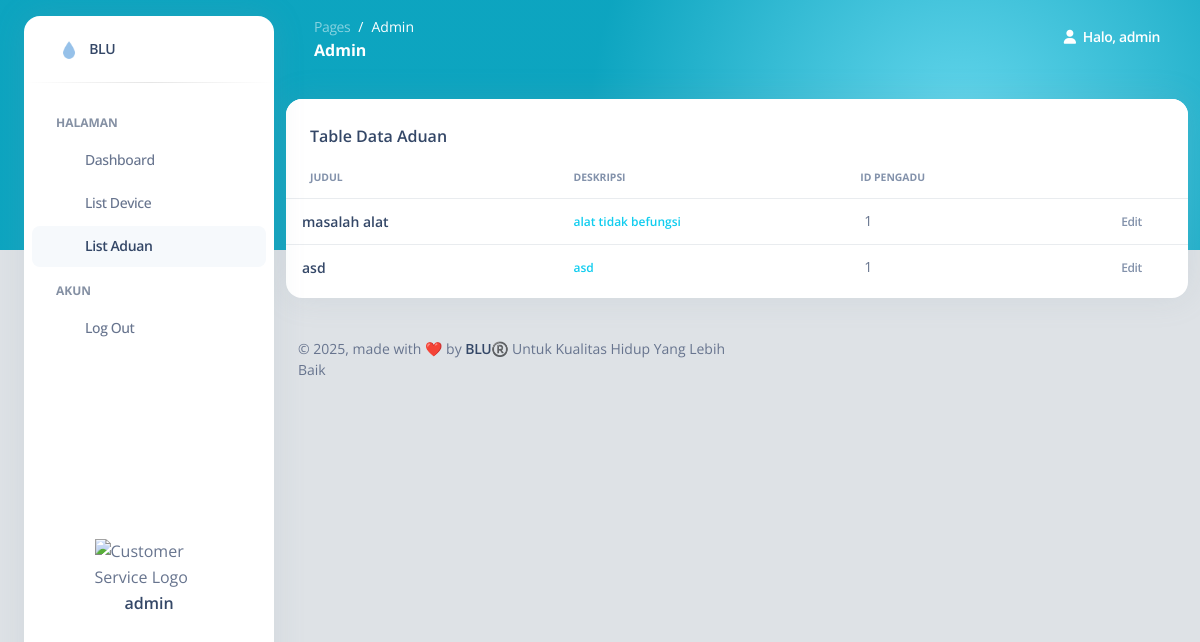
The app's page /pages/admin/listaduan.php (signed in) with its own data.
### tables this page shows
CREATE TABLE `users` (
  `id_user` int(10) NOT NULL,
  `nama` varchar(20) NOT NULL,
  `email` varchar(20) NOT NULL,
  `password` varchar(20) NOT NULL,
  `id_device` int(10) UNSIGNED DEFAULT NULL,
  `role` varchar(20) NOT NULL DEFAULT 'user'
);

CREATE TABLE `keluhan` (
  `id_keluhan` int(11) NOT NULL,
  `judul` varchar(20) NOT NULL,
  `deskripsi` varchar(150) NOT NULL,
  `id_user` int(11) DEFAULT NULL
);

### pages/admin/listaduan.php (the view, shortened to what this page needs)
<?php
include "../../classes/koneksi.php";
$id_user = $_SESSION['id_user'];
$query_user = $koneksi->query("SELECT * FROM users WHERE id_user = '$id_user'");
$data_user = $query_user->fetch_assoc();
?>
<!DOCTYPE html>
<html lang="en">
<head>
  <link href="https://demos.creative-tim.com/argon-dashboard-pro/assets/css/nucleo-icons.css" rel="stylesheet" />
  <link href="https://demos.creative-tim.com/argon-dashboard-pro/assets/css/nucleo-svg.css" rel="stylesheet" />
  <link id="pagestyle" href="../../assets/css/argon-dashboard.css?v=2.1.0" rel="stylesheet" />
</head>
<body class="g-sidenav-show  bg-gray-300">
  <aside class="sidenav bg-white navbar navbar-vertical navbar-expand-xs border-0 border-radius-xl my-3 fixed-start ms-4 " id="sidenav-main">
    <div class="sidenav-header">
      <a class="navbar-brand m-0" href="" target="_blank">
      <img src="../../assets/img/bluicon.png" width="26px" height="26px" class="navbar-brand-img h-100" alt="main_logo">
        <span class="ms-1 font-weight-bold"> BLU </span>
      </a>
    </div>
    <hr class="horizontal dark mt-0">
    <div class="collapse navbar-collapse  w-auto " id="sidenav-collapse-main">
      <ul class="navbar-nav">
      <li class="nav-item mt-3">
          <h6 class="ps-4 ms-2 text-uppercase text-xs font-weight-bolder opacity-6">Halaman </h6>
        </li>
        <li class="nav-item">
          <a class="nav-link " href="dashboard.php">
            <div class="icon icon-shape icon-sm border-radius-md text-center me-2 d-flex align-items-center justify-content-center">
            </div>
            <span class="nav-link-text ms-1">Dashboard</span>
          </a>
        </li>
        <li class="nav-item">
          <a class="nav-link " href="listdevice.php">
            <div class="icon icon-shape icon-sm border-radius-md text-center me-2 d-flex align-items-center justify-content-center">
            </div>
            <span class="nav-link-text ms-1">List Device</span>
          </a>
        </li>
        <li class="nav-item">
          <a class="nav-link active " href="listaduan.php">
            <div class="icon icon-shape icon-sm border-radius-md text-center me-2 d-flex align-items-center justify-content-center">
            </div>
            <span class="nav-link-text ms-1">List Aduan</span>
          </a>
        </li>
        <li class="nav-item mt-3">
          <h6 class="ps-4 ms-2 text-uppercase text-xs font-weight-bolder opacity-6">Akun </h6>
        </li>
        <li class="nav-item">
          <a class="nav-link " href="../../classes/logout.php">
            <div class="icon icon-shape icon-sm border-radius-md text-center me-2 d-flex align-items-center justify-content-center">
            </div>
            <span class="nav-link-text ms-1">Log Out</span>
          </a>
        </li>
      </ul>
    </div>
    <div class="sidenav-footer mx-3 ">
      <div class="card card-plain shadow-none" id="sidenavCard">
        <img class="w-50 mx-auto" src="https://cdn-icons-gif.flaticon.com/17576/17576973.gif" alt="Customer Service Logo">
        <div class="card-body text-center p-3 w-100 pt-0">
          <div class="docs-info">
            <h6 class="mb-0">
            <?php echo isset($data_user['nama']) ? $data_user['nama'] : 'Data tidak tersedia'; ?>
            </h6>
          </div>
        </div>
  </aside>
  <main class="main-content position-relative border-radius-lg ">
       <nav class="navbar navbar-main navbar-expand-lg px-0 mx-4 shadow-none border-radius-xl " id="navbarBlur" data-scroll="false">
      <div class="container-fluid py-1 px-3">
        <nav aria-label="breadcrumb">
          <ol class="breadcrumb bg-transparent mb-0 pb-0 pt-1 px-0 me-sm-6 me-5">
            <li class="breadcrumb-item text-sm"><a class="opacity-5 text-white" href="javascript:;">Pages</a></li>
            <li class="breadcrumb-item text-sm text-white active" aria-current="page">Admin</li>
          </ol>
          <h6 class="font-weight-bolder text-white mb-0">Admin</h6>
        </nav>
          <ul class="navbar-nav  justify-content-end">
            <li class="nav-item d-flex align-items-center">
              <a href="javascript:;" class="nav-link text-white font-weight-bold px-0">
                <i class="fa fa-user me-sm-1"></i>
                <span class="d-sm-inline d-none">
                Halo, <?php echo isset($data_user['nama']) ? $data_user['nama'] : 'Data tidak tersedia'; ?>
              </span>
              </a>
            </li>
          </ul>
        </div>
    </nav>
    <div class="container-fluid py-4">
  <div class="row">
    <div class="col-12">
      <div class="card mb-4">
        <div class="card-header pb-0">
    <h6>Table Data Aduan</h6>
</div>
<div class="card-body px-0 pt-0 pb-2">
    <div class="table-responsive p-0">
        <table class="table align-items-center mb-0">
            <thead>
                <tr>
                    <th class="text-uppercase text-secondary text-xxs font-weight-bolder opacity-10">Judul</th>
                    <th class="text-uppercase text-secondary text-xxs font-weight-bolder opacity-10 ps-2">Deskripsi</th>
                    <th class="text-uppercase text-secondary text-xxs font-weight-bolder opacity-10 ps-1">ID Pengadu</th>
                    <th class="text-secondary opacity-7"></th>
                </tr>
            </thead>
            <tbody>
                <?php
                include '../../classes/koneksi.php';
                $query = "SELECT id_keluhan, judul, deskripsi, id_user FROM keluhan";
                $result = mysqli_query($koneksi, $query);
                if (mysqli_num_rows($result) > 0) {
                    while ($row = mysqli_fetch_assoc($result)) {
                        echo "<tr>
                                <td>
                                    <div class='d-flex px-2 py-1'>
                                        <div class='d-flex flex-column justify-content-center'>
                                            <h6 class='mb-0 text-sm'>{$row['judul']}</h6>
                                        </div>
                                    </div>
                                </td>
                                <td>
                                    <p class='text-xs text-info font-weight-bold mb-0'>{$row['deskripsi']}</p>
                                </td>
                                <td class='align-middle'>
                                    <span class='mb-0 text-sm'>{$row['id_user']}</span>
                                </td>
                                <td class='align-middle text-center'>
                                    <a href='lihat_keluhan.php?id_keluhan={$row['id_keluhan']}' class='text-secondary font-weight-bold text-xs' data-toggle='tooltip' data-original-title='Edit Aduan'>
                                        Edit
                                    </a>
                                </td>
                              </tr>";
                    }
                } else {
                    echo "<tr><td colspan='4' class='text-center'>Tidak ada data keluhan</td></tr>";
                }
                ?>
            </tbody>
        </table>
    </div>
</div>
    </div>
  </div>
</div>
      <footer class="footer pt-3  ">
      <div class="container-fluid">
        <div class="row align-items-center justify-content-lg-between">
          <div class="col-lg-6 mb-lg-0 mb-4">
            <div class="copyright text-center text-sm text-muted text-lg-start">
              © ,
              made with ❤️ by
              <a href="" class="font-weight-bold" target="_blank">BLU®️</a>
              Untuk Kualitas Hidup Yang Lebih Baik
            </div>
          </div>
        </div>
      </div>
    </footer>
    </div>
  </main>
</body>
</html>

### records on screen
users: nama "admin"
keluhan: judul "masalah alat", deskripsi "alat tidak befungsi", id_user "1"
keluhan: judul "asd", deskripsi "asd", id_user "1"
